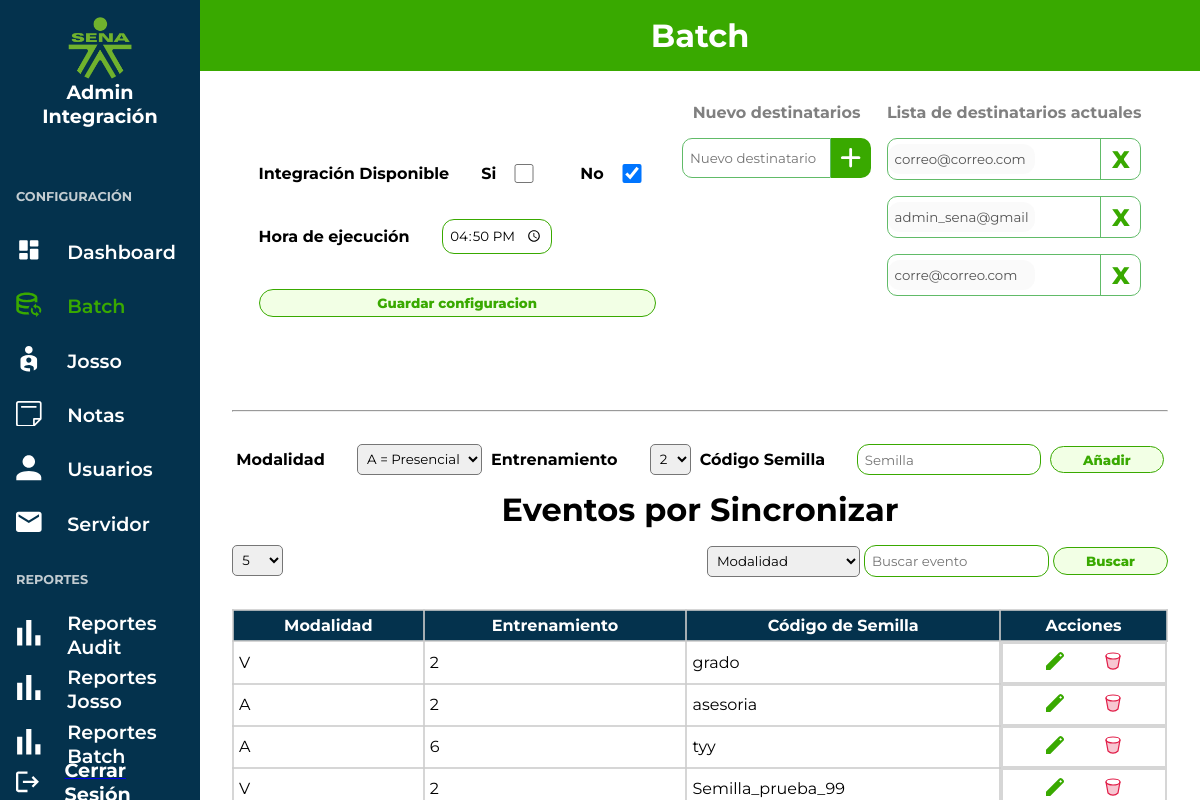
Screenshot of /views/batch.php?page=2&amount=5 (signed in) with the database file from the repository.
### tables this page shows
CREATE TABLE IF NOT EXISTS `batch` (
  `id_batch` int NOT NULL AUTO_INCREMENT,
  `integration_availabity` tinyint(1) NOT NULL,
  `execution_schedule` time NOT NULL,
  `notifications_target` longtext NOT NULL,
  `user_id` bigint NOT NULL,
  `date_updated` timestamp NOT NULL DEFAULT CURRENT_TIMESTAMP,
  PRIMARY KEY (`id_batch`),
  KEY `user_id` (`user_id`)
);

CREATE TABLE IF NOT EXISTS `events_without_sync` (
  `id` int NOT NULL AUTO_INCREMENT,
  `modality` enum('V','A','P') NOT NULL,
  `training` enum('2','6') NOT NULL,
  `seed_code` varchar(50) NOT NULL,
  `date_created` timestamp NOT NULL DEFAULT CURRENT_TIMESTAMP,
  `status_event` tinyint NOT NULL DEFAULT '1',
  `events` text NOT NULL,
  `user_id` bigint NOT NULL,
  PRIMARY KEY (`id`),
  KEY `user_id` (`user_id`)
);

### app/controllers/batch/show_batch.php (called while the page is built, shortened)
<?php
    require_once '../app/config.php';
    $sql = "SELECT * FROM batch";
    $stmt = $pdo->query($sql);
    $stmt->execute();
    $resultado = $stmt->fetch(PDO::FETCH_ASSOC);
    if($resultado){
        $integration_availabity = $resultado['integration_availabity'];
        $execution_schedule = $resultado['execution_schedule'];
    }

### app/controllers/batch/show_events.php (called while the page is built, shortened)
<?php
$records_per_page = 5;
$current_page = isset($_GET['page']) && is_numeric($_GET['page']) ? $_GET['page'] : 1;
$offset = ($current_page - 1) * $records_per_page;
$sql_select_events = "SELECT modality, training, seed_code
                      FROM events_without_sync
                      WHERE status_event = 1
                      ORDER BY date_created DESC
                      LIMIT :offset, :records_per_page";
$stmt_select_events = $pdo->prepare($sql_select_events);
$stmt_select_events->bindParam(':offset', $offset, PDO::PARAM_INT);
$stmt_select_events->bindParam(':records_per_page', $records_per_page, PDO::PARAM_INT);
$stmt_select_events->execute();
$events = $stmt_select_events->fetchAll(PDO::FETCH_ASSOC);
?>

### views/batch/batch.php (the view, shortened to what this page needs)
<?php
require_once '../app/controllers/batch/create_batch.php';
require_once '../app/controllers/batch/show_batch.php';
require_once '../app/controllers/batch/show_events.php';
?>
<div class="container__box">
    <div class="content__batch">
        <form class="form__batch" method="post">
            <div class="input form__batch_input">
                <label for=""> Integración Disponible </label>
                <div class="checkboxes">
                    <div class="check">
                        <p>Si</p>
                        <input <?php echo
                                isset($integration_availabity)
                                    ? (
                                        $integration_availabity === 1
                                        ? 'checked'
                                        : ''
                                    )
                                    : ''
                                ?> type="checkbox" name="availabity" id="si" onclick="handleCheckBox('si')" <?php echo $_SESSION['role'] == 'reader' ? 'disabled' : '' ?>>
                    </div>
                    <div class="check">
                        <p>No</p>
                        <input <?php echo
                                isset($integration_availabity)
                                    ? (
                                        $integration_availabity === 0
                                        ? 'checked'
                                        : ''
                                    )
                                    : ''
                                ?> type="checkbox" name="inavailabity" id="no" onclick="handleCheckBox('no')" <?php echo $_SESSION['role'] == 'reader' ? 'disabled' : '' ?>>
                    </div>
                </div>
            </div>
            <div class="input">
                <label for=""> Hora de ejecución </label>
                <input value="<?php echo isset($execution_schedule) ? $execution_schedule : ''; ?>" type="time" id="execution_schedule" name="execution_schedule" required <?php echo $_SESSION['role'] == 'reader' ? 'disabled' : '' ?> />
            </div>
            <?php
            if ($_SESSION['role'] == 'admin') {
                echo "
                    <input type='submit' name='batch-submit' value='Guardar configuracion'>
                    ";
            }
            ?>
        </form>
        <div class="content__batch__form__target">
            <div class="new__noti__target">
                <?php
                if ($_SESSION['role'] == 'admin') {
                    echo "
                        <h3>Nuevo destinatarios</h3>
                        <form class='input-new-target' method='post'>
                            <input type='hidden' name='id_batch' value=' ".(isset($id_batch) ?  $id_batch : '') ." '>
                                <div class='content-new-target'>
                                    <div class='new-target'>
                                        <input type='email' name='notifications_target' id='notifications_target' placeholder='Nuevo destinatario' required >
                                    </div>
                                    <div class='acctions'>
                                        <button type='submit' name='new_notification_target'>
                                            <svg xmlns='http://www.w3.org/2000/svg' viewBox='0 0 24 24'>
                                                <path fill='#ffffff' d='M11 13H6q-.425 0-.712-.288T5 12q0-.425.288-.712T6 11h5V6q0-.425.288-.712T12 5q.425 0 .713.288T13 6v5h5q.425 0 .713.288T19 12q0 .425-.288.713T18 13h-5v5q0 .425-.288.713T12 19q-.425 0-.712-.288T11 18z' />
                                            </svg>
                                        </button>
                                    </div>
                                </div>
                        </form>
                    ";
                }
                ?>
            </div>
            <div class="content__list__targets">
                <h3>Lista de destinatarios actuales</h3>
                <div class="list__targets">
                    <?php
                    if (!isset($_SESSION['notifications_target']) || count($_SESSION['notifications_target']) == 0) {
                        echo '<p> No hay destinatarios</p>';
                        echo '<p> Agrega uno </p>';
                    } else {
                        foreach ($_SESSION['notifications_target'] as $indice => $destinatario) {
                            echo "
                            <div class='targets'>
                                <input name='' type='text' value='" . $destinatario . "' disabled>
                                ";
                            if ($_SESSION['role'] == 'admin') {
                                echo "
                                        <button onclick='deleteLocalNotificationTarget(this)' data-indice='" . $indice . "'>
                                            <a href='../app/controllers/batch/delete_notifications.php?indice=" . $indice . "'>X</a>
                                        </button>
                                    ";
                            }
                            echo "
                                </div>
                            ";
                        }
                    }
                    ?>
                </div>
            </div>
        </div>
    </div>
    <hr>
    <div class="container__events">
        <?php
            if($_SESSION['role'] == 'admin'){
                echo "
                <form action='../app/controllers/batch/create_events.php' method='POST' class='container__events__register__events'>
                    <div class='input'>
                        <label for='modality'>Modalidad</label>
                        <select name='modality' id='modality' required >
                            <option value='>Seleccione</option>
                            <option value='A'>A = Presencial</option>
                            <option value='V'>V = Virtual</option>
                        </select>
                    </div>
                    <div class='input'>
                        <label for='training'>Entrenamiento</label>
                        <select name='training' id='training' required>
                            <option value='>Seleccione</option>
                            <option value='2'>2</option>
                            <option value='6'>6</option>
                        </select>
                    </div>
                    <div class='input'>
                        <label for='seed_code'>Código Semilla </label>
                        <input type='text' name='seed_code' id='seed_code' placeholder='Semilla' required>
                    </div>
                    <input type='submit' name='events' value='Añadir'>
                </form>
                ";
            }
        ?>
        <div class="event__sync">
            <h1>Eventos por Sincronizar</h1>
            <div class="other__pagination">
                <form method="post" action="<?php echo htmlspecialchars($_SERVER["PHP_SELF"]); ?>">
                    <div class="other__pagination__amount__list">
                        <select name="amount" id="amount" onchange="this.form.submit()">
                            <option value="5" <?php if ($records_per_page == 5) echo 'selected'; ?>>5</option>
                        </select>
                    </div>
                </form>
                <div class="other__pagination__search">
                    <form method="post">
                        <select name="search_by" id="search_by">
                            <option value="modality">Modalidad</option>
                        </select>
                        <input type="text" name="search_term" id="search_term" placeholder="Buscar evento">
                        <button type="submit">Buscar</button>
                    </form>
                </div>
            </div>
            <div class="list__events">
                <table class="table__list">
                    <thead>
                        <tr>
                            <th>Modalidad</th>
                            <th>Entrenamiento</th>
                            <th>Código de Semilla</th>
                            <?php
                                if($_SESSION['role'] == 'admin'){
                                    echo "
                                        <th>Acciones</th>
                                    ";
                                }
                            ?>
                        </tr>
                    </thead>
                    <tbody>
                        <?php foreach ($events as $event) : ?>
                            <tr>
                                <td><?php echo $event['modality']; ?></td>
                                <td><?php echo $event['training']; ?></td>
                                <td><?php echo $event['seed_code']; ?></td>
                                <?php
                                    if($_SESSION['role'] == 'admin'){
                                        echo "
                                        <td class='edit__icon'>
                                            <a onclick=\"handleEditEvent('".$event['seed_code'] ."','". $event['modality'] ."', '".$event['training']."')\">
                                                <svg xmlns='http://www.w3.org/2000/svg' width='24' height='24' viewBox='0 0 24 24'>
                                                    <path fill='#39a900' d='M3 21v-4.25L16.2 3.575q.3-.275.663-.425t.762-.15q.4 0 .775.15t.65.45L20.425 5q.3.275.438.65T21 6.4q0 .4-.137.763t-.438.662L7.25 21zM17.6 7.8L19 6.4L17.6 5l-1.4 1.4z' />
                                                </svg>
                                            </a>
                                            <a onclick=\"handleDeleteEvent('".$event['seed_code']."')\">
                                                <svg xmlns='http://www.w3.org/2000/svg' width='24' height='24' viewBox='0 0 24 24'>
                                                    <g fill='none'>
                                                        <path fill='#e11d48' fill-opacity='.25' d='m17.004 17.98l1.711-9.415c.117-.642.176-.963.013-1.049c-.162-.085-.394.145-.857.604l-.886.88L12 10L6.996 9l-.863-.865c-.465-.465-.697-.698-.86-.612c-.162.085-.104.408.014 1.054l1.71 9.402a.068.068 0 0 0 .018.036a7.05 7.05 0 0 0 9.97 0a.068.068 0 0 0 .019-.036' />
                                                        <ellipse cx='12' cy='7' stroke='#e11d48' stroke-linecap='round' stroke-width='1.2' rx='7' ry='3' />
                                                        <path stroke='#e11d48' stroke-linecap='round' stroke-width='1.2' d='m5 7l1.996 10.98a.068.068 0 0 0 .019.035v0a7.05 7.05 0 0 0 9.97 0v0a.068.068 0 0 0 .019-.036L19 7' />
                                                    </g>
                                                </svg>
                                            </a>
                                        </td>
                                        ";
                                    }
                                ?>
                            </tr>
                        <?php endforeach; ?>
                    </tbody>
                </table>
            </div>
        </div>
    </div>
</div>
</div>

### rows the page displays
batch: integration_availabity "☑", execution_schedule "16:50:00"
events_without_sync: modality "V", training "2", seed_code "grado"
events_without_sync: modality "A", training "2", seed_code "asesoria"
events_without_sync: modality "A", training "6", seed_code "tyy"
events_without_sync: modality "V", training "2", seed_code "Semilla_prueba_99"
